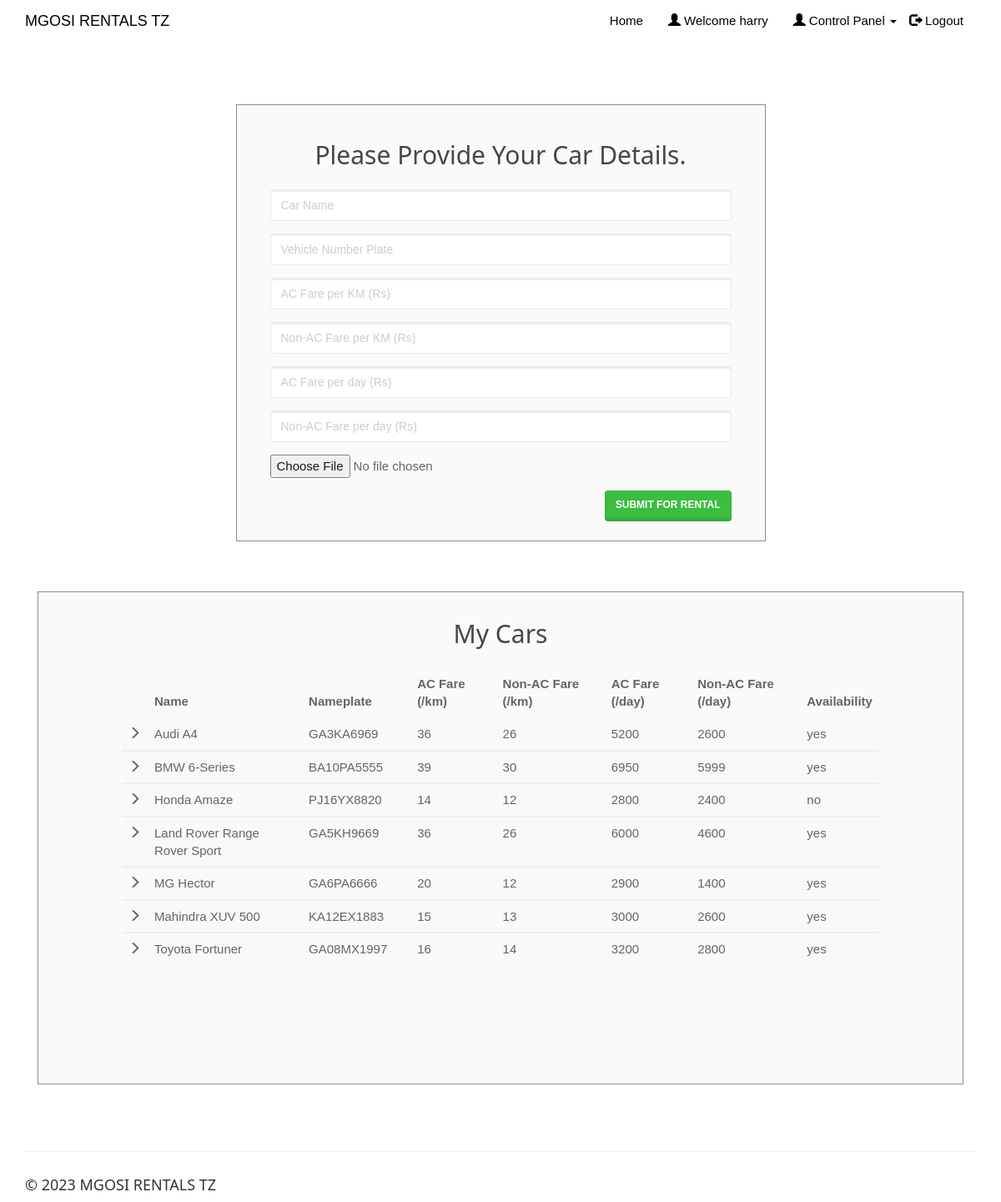
The page /entercar.php (signed in) on the database as committed earlier.
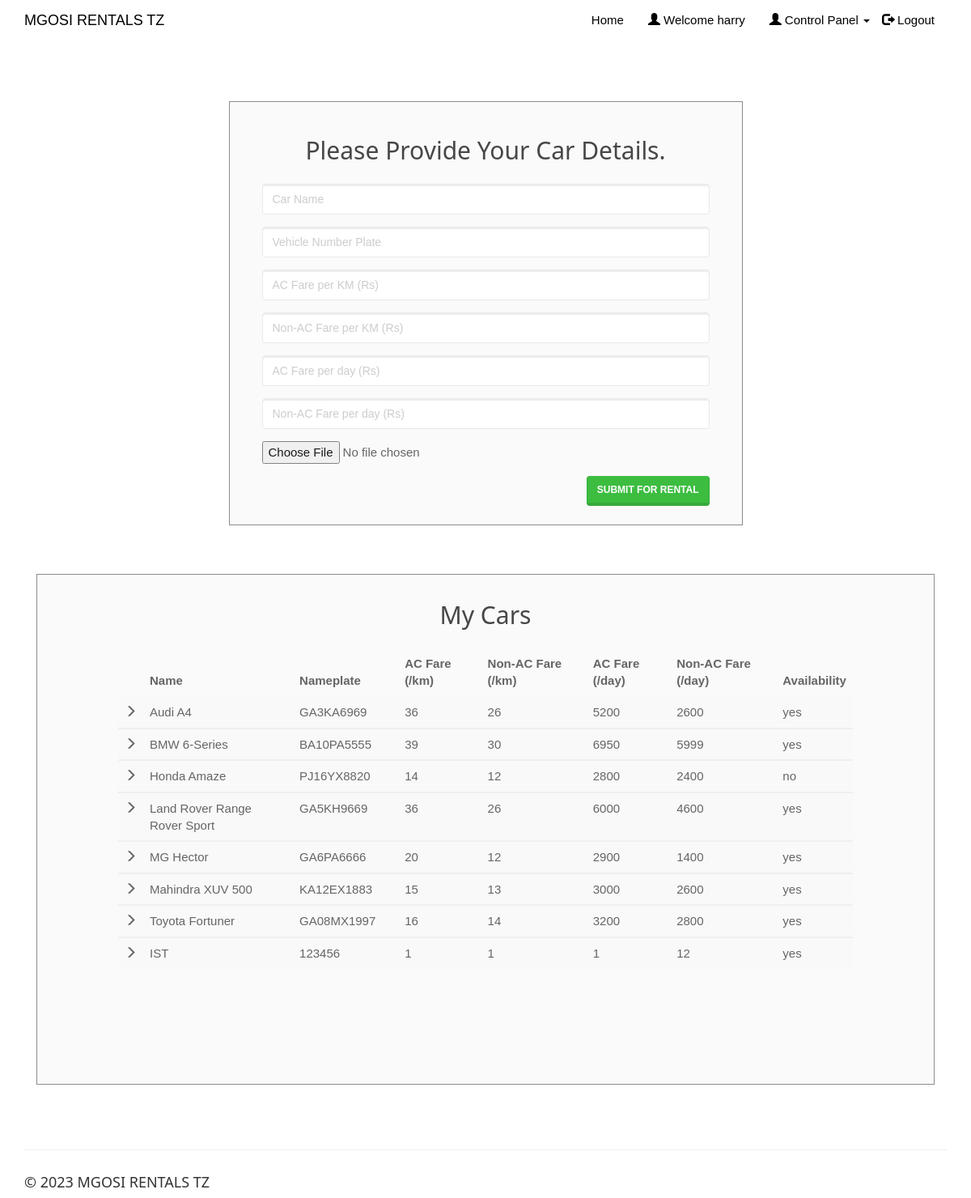
The same page on the database as committed later.
### tables this page shows
CREATE TABLE `cars` (
  `car_id` int(20) NOT NULL,
  `car_name` varchar(50) NOT NULL,
  `car_nameplate` varchar(50) NOT NULL,
  `car_img` varchar(50) DEFAULT 'NA',
  `ac_price` float NOT NULL,
  `non_ac_price` float NOT NULL,
  `ac_price_per_day` float NOT NULL,
  `non_ac_price_per_day` float NOT NULL,
  `car_availability` varchar(10) NOT NULL
);

### entercar.php (the view, shortened to what the changed rows need)
<!DOCTYPE html>
<html>
<?php
include('session_client.php'); ?>
<head>
    <link rel="stylesheet" href="assets/bootstrap/css/bootstrap.min.css">
    <link rel="stylesheet" href="assets/fonts/font-awesome.min.css">
    <link rel="stylesheet" type="text/css" href="assets/css/customerlogin.css">
    <link rel="stylesheet" href="assets/w3css/w3.css">
    <link rel="stylesheet" type="text/css" media="screen" href="assets/css/clientpage.css" />
</head>
<body>
    <div class="container" style="margin-top: 65px;" >
        <div class="col-md-12" style="float: none; margin: 0 auto;">
    <div class="form-area" style="padding: 0px 100px 100px 100px;">
        <form action="" method="POST">
        <br style="clear: both">
<?php
$user_check=$_SESSION['login_client'];
$sql = "SELECT * FROM cars WHERE car_id IN (SELECT car_id FROM clientcars WHERE client_username='$user_check');";
$result = mysqli_query($conn, $sql);
if (mysqli_num_rows($result) > 0) {
  ?>
<div style="overflow-x:auto;">
  <table class="table table-striped">
    <thead class="thead-dark">
      <tr>
        <th></th>
        <th width="24%"> Name</th>
        <th width="15%"> Nameplate </th>
        <th width="13%"> AC Fare (/km) </th>
        <th width="17%"> Non-AC Fare (/km)</th>
        <th width="13%"> AC Fare (/day)</th>
        <th width="17%"> Non-AC Fare (/day)</th>
        <th width="1%"> Availability </th>
      </tr>
    </thead>
    <?PHP
      while($row = mysqli_fetch_assoc($result)){
    ?>
  <tbody>
    <tr>
      <td> <span class="glyphicon glyphicon-menu-right"></span> </td>
      <td><?php echo $row["car_name"]; ?></td>
      <td><?php echo $row["car_nameplate"]; ?></td>
      <td><?php echo $row["ac_price"]; ?></td>
      <td><?php echo $row["non_ac_price"]; ?></td>
      <td><?php echo $row["ac_price_per_day"]; ?></td>
      <td><?php echo $row["non_ac_price_per_day"]; ?></td>
      <td><?php echo $row["car_availability"]; ?></td>
    </tr>
  </tbody>
  <?php } ?>
  </table>
  </div>
    <br>
  <?php } else { ?>
  <h4><center>0 Cars available</center> </h4>
  <?php } ?>
        </form>
</div>
        </div>
    </div>
</body>
</html>

Rows that differ between the two databases and show on the page:
added cars: car_name "IST", car_nameplate "123456", ac_price "1", non_ac_price "1", ac_price_per_day "1", non_ac_price_per_day "12", car_availability "yes"
